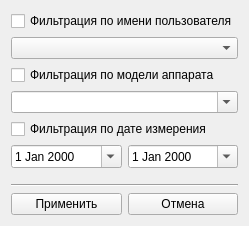
<?xml version="1.0" encoding="UTF-8"?>
<ui version="4.0">
 <class>Form</class>
 <widget class="QWidget" name="Form">
  <property name="geometry">
   <rect>
    <x>0</x>
    <y>0</y>
    <width>225</width>
    <height>226</height>
   </rect>
  </property>
  <property name="windowTitle">
   <string>Form</string>
  </property>
  <layout class="QVBoxLayout" name="verticalLayout">
   <item>
    <widget class="QCheckBox" name="user_checkbox">
     <property name="text">
      <string>Фильтрация по имени пользователя</string>
     </property>
    </widget>
   </item>
   <item>
    <widget class="QComboBox" name="user_combobox"/>
   </item>
   <item>
    <widget class="QCheckBox" name="devicemodel_checkbox">
     <property name="text">
      <string>Фильтрация по модели аппарата</string>
     </property>
    </widget>
   </item>
   <item>
    <widget class="QComboBox" name="devicemodel_combobox">
     <property name="editable">
      <bool>true</bool>
     </property>
    </widget>
   </item>
   <item>
    <widget class="QCheckBox" name="date_checkbox">
     <property name="text">
      <string>Фильтрация по дате измерения</string>
     </property>
    </widget>
   </item>
   <item>
    <layout class="QHBoxLayout" name="horizontalLayout">
     <item>
      <widget class="QDateEdit" name="dateedit_1">
       <property name="calendarPopup">
        <bool>true</bool>
       </property>
      </widget>
     </item>
     <item>
      <widget class="QDateEdit" name="dateedit_2">
       <property name="calendarPopup">
        <bool>true</bool>
       </property>
      </widget>
     </item>
    </layout>
   </item>
   <item>
    <spacer name="verticalSpacer">
     <property name="orientation">
      <enum>Qt::Vertical</enum>
     </property>
     <property name="sizeHint" stdset="0">
      <size>
       <width>20</width>
       <height>40</height>
      </size>
     </property>
    </spacer>
   </item>
   <item>
    <widget class="Line" name="line">
     <property name="orientation">
      <enum>Qt::Horizontal</enum>
     </property>
    </widget>
   </item>
   <item>
    <layout class="QHBoxLayout" name="horizontalLayout_2">
     <property name="sizeConstraint">
      <enum>QLayout::SetMinimumSize</enum>
     </property>
     <item>
      <widget class="QPushButton" name="apply_button">
       <property name="text">
        <string>Применить</string>
       </property>
      </widget>
     </item>
     <item>
      <widget class="QPushButton" name="cancel_button">
       <property name="text">
        <string>Отмена</string>
       </property>
      </widget>
     </item>
    </layout>
   </item>
  </layout>
 </widget>
 <resources/>
 <connections/>
</ui>
